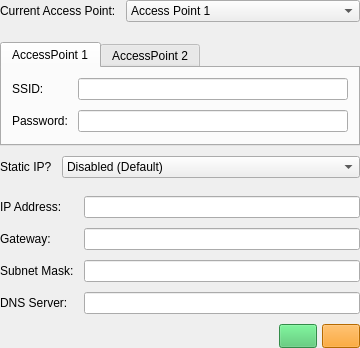
<?xml version="1.0" encoding="UTF-8"?>
<ui version="4.0">
 <class>WifiNetworksWidget</class>
 <widget class="QWidget" name="WifiNetworksWidget">
  <property name="geometry">
   <rect>
    <x>0</x>
    <y>0</y>
    <width>360</width>
    <height>348</height>
   </rect>
  </property>
  <property name="windowTitle">
   <string>Form</string>
  </property>
  <property name="styleSheet">
   <string notr="true">#centralWidget {
	
}

#revertButton {
	background-color: #FF9400;
	image: url(:/16/assets/16_revert.svg);
	padding: 4px 2px;
}

#saveButton {
	background-color: #47c266;
	image: url(:/16/assets/16_tick.svg);
	padding: 4px 2px;
}

#spinnerContainer {
	background-color: rgb(66, 66, 66);
	border: 1px Solid #0C0C0C;
	border-radius: 3px;
}</string>
  </property>
  <layout class="QVBoxLayout" name="verticalLayout_7">
   <property name="spacing">
    <number>0</number>
   </property>
   <property name="leftMargin">
    <number>0</number>
   </property>
   <property name="topMargin">
    <number>0</number>
   </property>
   <property name="rightMargin">
    <number>0</number>
   </property>
   <property name="bottomMargin">
    <number>0</number>
   </property>
   <item>
    <widget class="QWidget" name="centralWidget" native="true">
     <layout class="QVBoxLayout" name="verticalLayout">
      <property name="spacing">
       <number>10</number>
      </property>
      <property name="leftMargin">
       <number>0</number>
      </property>
      <property name="topMargin">
       <number>0</number>
      </property>
      <property name="rightMargin">
       <number>0</number>
      </property>
      <property name="bottomMargin">
       <number>0</number>
      </property>
      <item>
       <layout class="QFormLayout" name="formLayout_3">
        <property name="fieldGrowthPolicy">
         <enum>QFormLayout::ExpandingFieldsGrow</enum>
        </property>
        <property name="horizontalSpacing">
         <number>10</number>
        </property>
        <property name="verticalSpacing">
         <number>10</number>
        </property>
        <property name="bottomMargin">
         <number>10</number>
        </property>
        <item row="0" column="0">
         <widget class="QLabel" name="label">
          <property name="text">
           <string>Current Access Point:</string>
          </property>
         </widget>
        </item>
        <item row="0" column="1">
         <widget class="QComboBox" name="currentAP">
          <property name="sizePolicy">
           <sizepolicy hsizetype="Expanding" vsizetype="Fixed">
            <horstretch>0</horstretch>
            <verstretch>0</verstretch>
           </sizepolicy>
          </property>
          <item>
           <property name="text">
            <string>Access Point 1</string>
           </property>
          </item>
          <item>
           <property name="text">
            <string>Access Point 2</string>
           </property>
          </item>
         </widget>
        </item>
       </layout>
      </item>
      <item>
       <widget class="QTabWidget" name="apTabs">
        <property name="sizePolicy">
         <sizepolicy hsizetype="Expanding" vsizetype="Minimum">
          <horstretch>0</horstretch>
          <verstretch>0</verstretch>
         </sizepolicy>
        </property>
        <property name="currentIndex">
         <number>0</number>
        </property>
        <widget class="QWidget" name="tab">
         <attribute name="title">
          <string>AccessPoint 1</string>
         </attribute>
         <layout class="QFormLayout" name="formLayout">
          <property name="fieldGrowthPolicy">
           <enum>QFormLayout::ExpandingFieldsGrow</enum>
          </property>
          <property name="horizontalSpacing">
           <number>10</number>
          </property>
          <property name="verticalSpacing">
           <number>10</number>
          </property>
          <property name="leftMargin">
           <number>10</number>
          </property>
          <property name="topMargin">
           <number>10</number>
          </property>
          <property name="rightMargin">
           <number>10</number>
          </property>
          <property name="bottomMargin">
           <number>10</number>
          </property>
          <item row="0" column="0">
           <widget class="QLabel" name="label_7">
            <property name="text">
             <string>SSID:</string>
            </property>
           </widget>
          </item>
          <item row="1" column="0">
           <widget class="QLabel" name="label_8">
            <property name="text">
             <string>Password:</string>
            </property>
           </widget>
          </item>
          <item row="1" column="1">
           <widget class="QLineEdit" name="ap1Password"/>
          </item>
          <item row="0" column="1">
           <widget class="QLineEdit" name="ap1SSID"/>
          </item>
         </layout>
        </widget>
        <widget class="QWidget" name="tab_2">
         <attribute name="title">
          <string>AccessPoint 2</string>
         </attribute>
         <layout class="QFormLayout" name="formLayout_2">
          <property name="fieldGrowthPolicy">
           <enum>QFormLayout::ExpandingFieldsGrow</enum>
          </property>
          <property name="horizontalSpacing">
           <number>10</number>
          </property>
          <property name="verticalSpacing">
           <number>10</number>
          </property>
          <property name="leftMargin">
           <number>10</number>
          </property>
          <property name="topMargin">
           <number>10</number>
          </property>
          <property name="rightMargin">
           <number>10</number>
          </property>
          <property name="bottomMargin">
           <number>10</number>
          </property>
          <item row="0" column="0">
           <widget class="QLabel" name="label_9">
            <property name="text">
             <string>SSID:</string>
            </property>
           </widget>
          </item>
          <item row="0" column="1">
           <widget class="QLineEdit" name="ap2SSID"/>
          </item>
          <item row="1" column="0">
           <widget class="QLabel" name="label_10">
            <property name="text">
             <string>Password:</string>
            </property>
           </widget>
          </item>
          <item row="1" column="1">
           <widget class="QLineEdit" name="ap2Password"/>
          </item>
         </layout>
        </widget>
       </widget>
      </item>
      <item>
       <layout class="QFormLayout" name="formLayout_4">
        <property name="fieldGrowthPolicy">
         <enum>QFormLayout::ExpandingFieldsGrow</enum>
        </property>
        <property name="horizontalSpacing">
         <number>10</number>
        </property>
        <property name="verticalSpacing">
         <number>0</number>
        </property>
        <property name="topMargin">
         <number>0</number>
        </property>
        <item row="0" column="0">
         <widget class="QLabel" name="label_6">
          <property name="text">
           <string>Static IP?</string>
          </property>
         </widget>
        </item>
        <item row="0" column="1">
         <widget class="QComboBox" name="staticIP">
          <property name="sizePolicy">
           <sizepolicy hsizetype="Expanding" vsizetype="Fixed">
            <horstretch>0</horstretch>
            <verstretch>0</verstretch>
           </sizepolicy>
          </property>
          <item>
           <property name="text">
            <string>Disabled (Default)</string>
           </property>
          </item>
          <item>
           <property name="text">
            <string>Enabled</string>
           </property>
          </item>
         </widget>
        </item>
       </layout>
      </item>
      <item>
       <widget class="QWidget" name="ipSettingsWidget" native="true">
        <layout class="QFormLayout" name="formLayout_5">
         <property name="fieldGrowthPolicy">
          <enum>QFormLayout::ExpandingFieldsGrow</enum>
         </property>
         <property name="horizontalSpacing">
          <number>10</number>
         </property>
         <property name="verticalSpacing">
          <number>10</number>
         </property>
         <property name="leftMargin">
          <number>0</number>
         </property>
         <property name="topMargin">
          <number>0</number>
         </property>
         <property name="rightMargin">
          <number>0</number>
         </property>
         <property name="bottomMargin">
          <number>0</number>
         </property>
         <item row="0" column="0">
          <widget class="QLabel" name="label_2">
           <property name="text">
            <string>IP Address:</string>
           </property>
          </widget>
         </item>
         <item row="0" column="1">
          <widget class="QLineEdit" name="ipAddress"/>
         </item>
         <item row="1" column="0">
          <widget class="QLabel" name="label_3">
           <property name="text">
            <string>Gateway:</string>
           </property>
          </widget>
         </item>
         <item row="1" column="1">
          <widget class="QLineEdit" name="gateway"/>
         </item>
         <item row="2" column="0">
          <widget class="QLabel" name="label_4">
           <property name="text">
            <string>Subnet Mask:</string>
           </property>
          </widget>
         </item>
         <item row="2" column="1">
          <widget class="QLineEdit" name="subnetMask"/>
         </item>
         <item row="3" column="0">
          <widget class="QLabel" name="label_5">
           <property name="text">
            <string>DNS Server:</string>
           </property>
          </widget>
         </item>
         <item row="3" column="1">
          <widget class="QLineEdit" name="dnsServer"/>
         </item>
        </layout>
       </widget>
      </item>
      <item>
       <layout class="QHBoxLayout" name="horizontalLayout">
        <property name="spacing">
         <number>5</number>
        </property>
        <property name="topMargin">
         <number>0</number>
        </property>
        <item>
         <widget class="QLabel" name="spinner">
          <property name="minimumSize">
           <size>
            <width>16</width>
            <height>16</height>
           </size>
          </property>
          <property name="maximumSize">
           <size>
            <width>16</width>
            <height>16</height>
           </size>
          </property>
          <property name="text">
           <string/>
          </property>
         </widget>
        </item>
        <item>
         <spacer name="horizontalSpacer">
          <property name="orientation">
           <enum>Qt::Horizontal</enum>
          </property>
          <property name="sizeHint" stdset="0">
           <size>
            <width>40</width>
            <height>0</height>
           </size>
          </property>
         </spacer>
        </item>
        <item>
         <widget class="QPushButton" name="saveButton">
          <property name="text">
           <string/>
          </property>
         </widget>
        </item>
        <item>
         <widget class="QPushButton" name="revertButton">
          <property name="text">
           <string/>
          </property>
         </widget>
        </item>
       </layout>
      </item>
     </layout>
    </widget>
   </item>
  </layout>
 </widget>
 <resources/>
 <connections/>
</ui>
